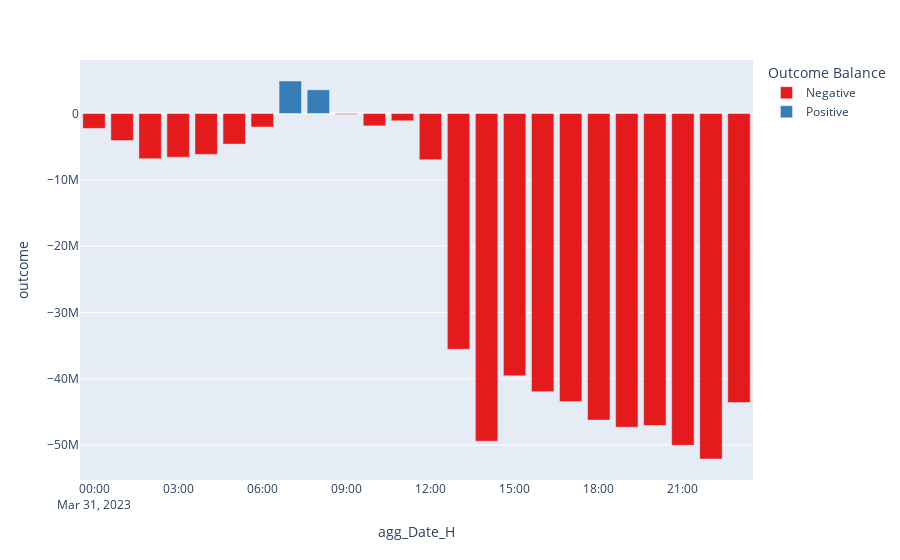

The cell this chart's notebook holds for it:
### Code cell
#### Agregación por hora:
# "H" => hourly frequency
# "T, min" => minutely frequency

#Frequency="T"
Frequency="H"

df['agg_Date_'+Frequency] = df['Date'].dt.floor(Frequency)
print(df.groupby('agg_Date_'+Frequency).sum().reset_index())
print(df.groupby('agg_Date_'+Frequency).sum().reset_index().shape)
print('-------------------------------------')

grouped_data = df.groupby(['agg_Date_'+Frequency])

#Usar una agregación específica para cada columna:
aggregation_dict = {'trade_id': 'mean', 'price': 'mean', 'quantity': 'mean', 
                    'time': 'min','Hour': 'min', 'transaction_value': 'sum',
                    'outcome': 'last',  'transaction_value_abs': 'sum'}
aggregated_data = grouped_data.agg(aggregation_dict)
#print(aggregated_data)
aggregated_data = aggregated_data.reset_index()
print(aggregated_data)
aggregated_data['Outcome Balance'] = np.where(aggregated_data['outcome'] >= 0, 'Positive', 'Negative')
aggregated_data.to_csv("Aggregated_"+Frequency+"_outcome.csv",index=False)

print('-------------------------------------')

fig = px.bar(aggregated_data, x='agg_Date_'+Frequency, y="outcome", color="Outcome Balance",
              color_discrete_sequence=px.colors.qualitative.Set1
                )
fig.show()

### Figure 1 — Plotly figure (JSON) as saved in the notebook; plotly's stock layout.template omitted (floating-point values rounded to 4 significant figures)
{"data": [{"alignmentgroup": "True", "hovertemplate": "Outcome Balance=Negative<br>agg_Date_H=%{x}<br>outcome=%{y}<extra></extra>", "legendgroup": "Negative", "marker": {"color": "rgb(228,26,28)", "pattern": {"shape": ""}}, "name": "Negative", "offsetgroup": "Negative", "orientation": "v", "showlegend": true, "textposition": "auto", "type": "bar", "x": ["2023-03-31T00:00:00", "2023-03-31T01:00:00", "2023-03-31T02:00:00", "2023-03-31T03:00:00", "2023-03-31T04:00:00", "2023-03-31T05:00:00", "2023-03-31T06:00:00", "2023-03-31T09:00:00", "2023-03-31T10:00:00", "2023-03-31T11:00:00", "2023-03-31T12:00:00", "2023-03-31T13:00:00", "2023-03-31T14:00:00", "2023-03-31T15:00:00", "2023-03-31T16:00:00", "2023-03-31T17:00:00", "2023-03-31T18:00:00", "2023-03-31T19:00:00", "2023-03-31T20:00:00", "2023-03-31T21:00:00", "2023-03-31T22:00:00", "2023-03-31T23:00:00"], "xaxis": "x", "y": [-2243000.0, -4069000.0, -6808000.0, -6580000.0, -6158000.0, -4603000.0, -2033000.0, -122200.0, -1857000.0, -1090000.0, -6950000.0, -35540000.0, -49400000.0, -39560000.0, -41940000.0, -43430000.0, -46220000.0, -47300000.0, -47050000.0, -50030000.0, -52090000.0, -43580000.0], "yaxis": "y"}, {"alignmentgroup": "True", "hovertemplate": "Outcome Balance=Positive<br>agg_Date_H=%{x}<br>outcome=%{y}<extra></extra>", "legendgroup": "Positive", "marker": {"color": "rgb(55,126,184)", "pattern": {"shape": ""}}, "name": "Positive", "offsetgroup": "Positive", "orientation": "v", "showlegend": true, "textposition": "auto", "type": "bar", "x": ["2023-03-31T07:00:00", "2023-03-31T08:00:00"], "xaxis": "x", "y": [4906000.0, 3571000.0], "yaxis": "y"}], "layout": {"barmode": "relative", "legend": {"title": {"text": "Outcome Balance"}, "tracegroupgap": 0}, "margin": {"t": 60}, "xaxis": {"anchor": "y", "domain": [0, 1], "title": {"text": "agg_Date_H"}}, "yaxis": {"anchor": "x", "domain": [0, 1], "title": {"text": "outcome"}}}}
